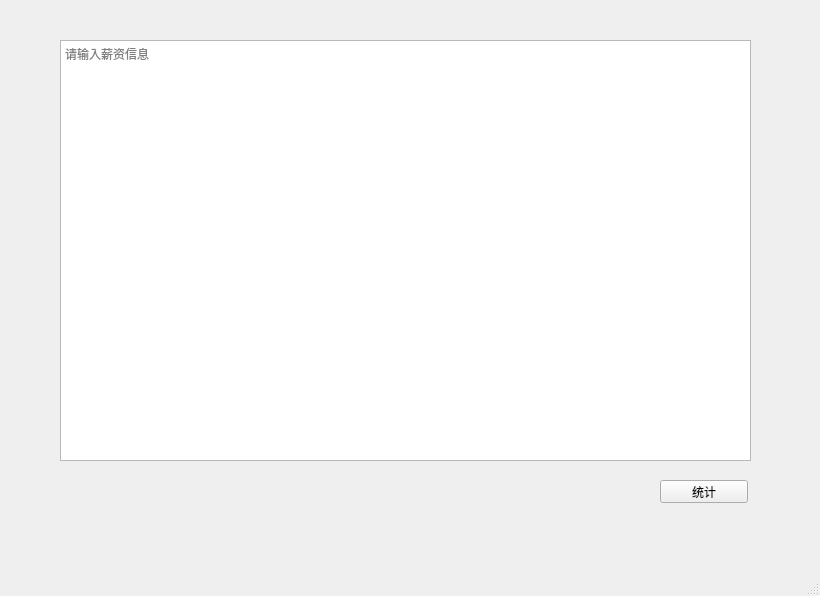
<?xml version="1.0" encoding="UTF-8"?>
<ui version="4.0">
 <class>MainWIndow</class>
 <widget class="QMainWindow" name="MainWIndow">
  <property name="geometry">
   <rect>
    <x>0</x>
    <y>0</y>
    <width>820</width>
    <height>596</height>
   </rect>
  </property>
  <property name="windowTitle">
   <string>统计薪资</string>
  </property>
  <widget class="QWidget" name="centralwidget">
   <widget class="QPlainTextEdit" name="textEdit">
    <property name="geometry">
     <rect>
      <x>60</x>
      <y>40</y>
      <width>691</width>
      <height>421</height>
     </rect>
    </property>
    <property name="placeholderText">
     <string>请输入薪资信息</string>
    </property>
   </widget>
   <widget class="QPushButton" name="button">
    <property name="geometry">
     <rect>
      <x>660</x>
      <y>480</y>
      <width>88</width>
      <height>23</height>
     </rect>
    </property>
    <property name="text">
     <string>统计</string>
    </property>
   </widget>
  </widget>
  <widget class="QMenuBar" name="menubar">
   <property name="geometry">
    <rect>
     <x>0</x>
     <y>0</y>
     <width>820</width>
     <height>23</height>
    </rect>
   </property>
  </widget>
  <widget class="QStatusBar" name="statusbar"/>
 </widget>
 <resources/>
 <connections/>
</ui>
